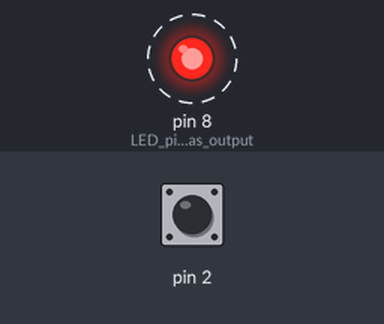
This sketch was run on a simulated Arduino Uno, built with avr-gcc and run on an emulated ATmega328P. Shown: output pins drawn as LEDs (lit = HIGH). Dashed ring = blinking. Inputs (shaded band) come from the test bench; at power-on: pin 2 HIGH. Sleep ends after the set time or at an interrupt; what the sketch prints to the serial monitor is not drawn.

Above: at 0.2 s.
Timing chart, 0 to 3.0 s (numbered marks = the images above):
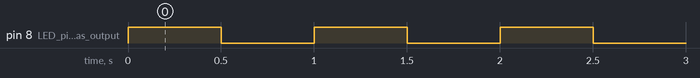

Measured:
- by itself, pin 8 (LED_pin_as_output): alternates HIGH for 0.50 s and LOW for 0.50 s, 10 changes in all, then stays LOW

The sketch:

sketch.ino
```cpp
#include <avr/sleep.h>    // Sleep library
#include <avr/power.h>    // Power management library
#include <avr/wdt.h>      // Watchdog timer library

int blinkCount = 0;       // Counter for blinks
bool isAwake = true;      // Flag to control awake/sleep state
volatile int wdtCounter = 0;  // Counter for WDT interrupts
volatile bool wdtTriggered = false;  // Flag to track WDT wake-up
volatile bool buttonTriggered = false;  // Flag to track button wake-up

void setup() {
  pinMode(8, OUTPUT);      // LED pin as output
  digitalWrite(8, LOW);    // Ensure LED starts off
  pinMode(2, INPUT_PULLUP);
  Serial.begin(9600);      // For debugging
  Serial.println("Setup complete");

  // Disable watchdog timer initially
  wdt_disable();
}

void loop() {
  if (isAwake) {
    // Blink 5 times
    if (blinkCount < 5) {
      digitalWrite(8, HIGH);
      delay(500);
      digitalWrite(8, LOW);
      delay(500);
      blinkCount++;
      Serial.print("Blink #");
      Serial.println(blinkCount);
    }

    // After 5 blinks, go to sleep
    if (blinkCount >= 5) {
      Serial.println("Preparing to sleep...");
      delay(100);  // Let Serial finish
      goToSleep();
    }
  }

  if (wdtTriggered) {
    Serial.println("Woke up via WDT!");
    wdtTriggered = false;
    // After waking up
    blinkCount = 0;
    isAwake = true;
  }

  else if(buttonTriggered){
    Serial.println("Woke up via button!");
    buttonTriggered = false;
    // After waking up
    blinkCount = 0;
    isAwake = true;
  }
}

void goToSleep() {
  isAwake = false;
  wdtCounter = 0;  // Reset WDT counter
  wdtTriggered = false;  // Reset WDT wake-up flag
  buttonTriggered = false; // Reset button wake-up flag

  // Setup watchdog timer for 8 seconds
  cli();  // Disable interrupts during setup
  wdt_reset();  // Reset watchdog
  MCUSR = 0;  // Clear reset flags
  WDTCSR |= (1 << WDCE) | (1 << WDE);  // Enable watchdog change
  WDTCSR = (1 << WDIE) | (1 << WDP3) | (1 << WDP0);  // 8 seconds, interrupt mode
  sei();  // Re-enable interrupts

  attachInterrupt(digitalPinToInterrupt(2), wakeUp, FALLING);

  sleep_enable();

  set_sleep_mode(SLEEP_MODE_PWR_DOWN);
  power_adc_disable();
  power_spi_disable();
  power_timer0_disable();
  power_timer1_disable();
  power_timer2_disable();

  Serial.println("Sleeping now...");
  delay(100);  // Optional final delay for Serial

  sleep_cpu();  // Enter sleep mode
}


void wakeUp(){
  buttonTriggered = true;
  detachInterrupt(digitalPinToInterrupt(2));
}

// Watchdog Timer Interrupt Service Routine
ISR(WDT_vect) {
  wdtCounter++;
  if (wdtCounter >= 2) {  // Two 8-second intervals = 16 seconds
    wdt_disable();  // Disable WDT
    isAwake = true;  // Wake up
    wdtTriggered = true;  // Mark that WDT caused the wake-up
  }
}
```
